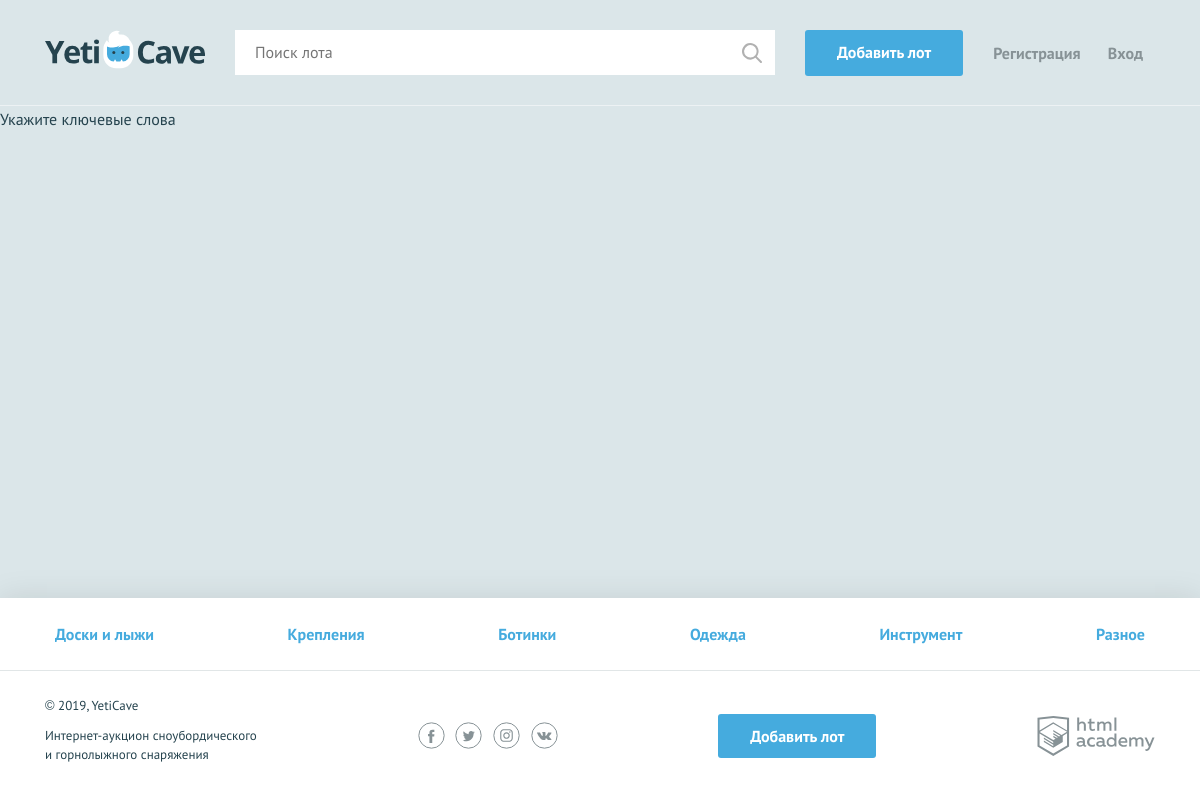
Screenshot of /search.php with the database file from the repository.
### tables this page shows
CREATE TABLE category (
	id          INT AUTO_INCREMENT PRIMARY KEY,
	name        VARCHAR(64) NOT NULL,
	symbol_code VARCHAR(64) NOT NULL
);

### helpers.php (called while the page is built, shortened)
<?php
function db_get_prepare_stmt($link, $sql, $data = []) {
    $stmt = mysqli_prepare($link, $sql);
    return $stmt;
}
function include_template($name, array $data = []) {
    $name = 'templates/' . $name;
    extract($data);
    require $name;
    $result = ob_get_clean();
    return $result;
}

### functions.php (called while the page is built, shortened)
<?php
function db_fetch_data($link, $sql, $data = []) {
    $stmt = db_get_prepare_stmt($link, $sql, $data);
    mysqli_stmt_execute($stmt);
    $res = mysqli_stmt_get_result($stmt);
    return $res;
};
function get_categories($link) {
    $sql = 'SELECT * FROM category';
    return $categories = mysqli_fetch_all(db_fetch_data($link, $sql), MYSQLI_ASSOC);
};
function get_layout($content, $title, $user_name, $categories) {
    return $layout = include_template('layout.php', [
        'page_content' => $content,
        'page_title' => $title,
        'user_name' => $user_name,
        'categories' => $categories,
    ]);
};
?>

### templates/layout.php (the view, shortened to what this page needs)
<!DOCTYPE html>
<html lang="ru">
<head>
    <link href="../css/normalize.min.css" rel="stylesheet">
    <link href="../css/style.css" rel="stylesheet">
    <link href="<?=$flatpickr; ?>" rel="stylesheet">
</head>
<body>
<div class="page-wrapper">
<header class="main-header">
    <div class="main-header__container container">
        <a class="main-header__logo" href="index.php">
            <img src="../img/logo.svg" width="160" height="39" alt="Логотип компании YetiCave">
        </a>
        <form class="main-header__search" method="get" action="search.php" autocomplete="off">
            <input type="search" name="search" placeholder="Поиск лота">
            <input class="main-header__search-btn" type="submit" name="find" value="Найти">
        </form>
        <a class="main-header__add-lot button" href="add.php">Добавить лот</a>
        <nav class="user-menu">
            <?php if (isset($user_name)): ?>
                <div class="user-menu__logged">
                    <p><?=$user_name; ?></p>
                    <a class="user-menu__bets" href="my-bets.php">Мои ставки</a>
                    <a class="user-menu__logout" href="logout.php">Выход</a>
                </div>
            <?php else: ?>
                <ul class="user-menu__list">
                    <li class="user-menu__item">
                        <a href="sign-up.php">Регистрация</a>
                    </li>
                    <li class="user-menu__item">
                        <a href="login.php">Вход</a>
                    </li>
                </ul>
            <?php endif; ?>
        </nav>
    </div>
</header>
<main class="<?=$main_class ? $main_class : ""; ?>">
    <?=$page_content; ?>
</main>
</div>
<footer class="main-footer">
    <nav class="nav">
        <ul class="nav__list container">
            <? foreach ($categories as $value): ?>
                <li class="nav__item">
                    <a href="pages/all-lots.html"><?=$value['name']; ?></a>
                </li>
            <? endforeach; ?>
        </ul>
    </nav>
    <div class="main-footer__bottom container">
        <div class="main-footer__copyright">
            <p>© 2019, YetiCave</p>
            <p>Интернет-аукцион сноубордического и горнолыжного снаряжения</p>
        </div>
        <div class="main-footer__social social">
            <a class="social__link social__link--facebook" href="#">
            </a>
            <a class="social__link social__link--twitter" href="#">
            </a>
            <a class="social__link social__link--instagram" href="#">
            </a>
            <a class="social__link social__link--vkontakte" href="#">
            </a>
        </div>
        <a class="main-footer__add-lot button" href="add-lot.html">Добавить лот</a>
        <div class="main-footer__developed-by">
            <a class="logo-academy" href="https://htmlacademy.ru/intensive/php">
            </a>
        </div>
    </div>
</footer>
</body>
</html>

### css/style.css (style rules this page uses)
html, body { height: 100%; }
.page-wrapper { display: flex; flex-direction: column; min-height: 100%; margin-bottom: -202px; }
.page-wrapper::after { content: ""; display: block; }
.page-wrapper::after { height: 85px; }
main { margin-bottom: 202px; }
body { min-width: 1140px; background-color: #dbe6e9; font-family: "PT Sans", sans-serif; font-weight: 400; font-size: 16px; line-height: 26px; color: #25434e; }
a { text-decoration: none; }
.container { width: 1110px; margin: 0 auto; padding: 0 15px; }
.button { display: block; padding: 9px 32px; background-color: #45abde; color: #ffffff; text-align: center; font-weight: 700; border: none; border-radius: 3px; }
.main-header { padding: 30px 0 29px; border-bottom: 1px solid rgba(255, 255, 255, 0.5); }
.main-header__container { display: -webkit-flex; display: -ms-flexbox; display: flex; -webkit-justify-content: flex-start; -ms-flex-pack: start; justify-content: flex-start; }
.main-header__logo { display: block; margin-right: 30px; }
.main-header__search { position: relative; width: 540px; margin-right: 30px; }
.main-header__search input[type="search"] { width: 100%; padding: 8px 19px 9px 19px; border: 1px solid #ffffff; }
.main-header__search-btn { content: ""; position: absolute; top: 3px; right: 3px; width: 20px; height: 20px; padding: 20px; background: url("../img/search.svg") center no-repeat; opacity: 0.3; border: 0; font-size: 0; }
.main-header__add-lot { max-width: 160px; margin-right: 30px; }
.user-menu__list { display: -webkit-flex; display: -ms-flexbox; display: flex; -webkit-justify-content: space-between; -ms-flex-pack: justify; justify-content: space-between; -webkit-flex-wrap: wrap; -ms-flex-wrap: wrap; flex-wrap: wrap; width: 150px; margin: 0; margin-top: 10px; padding: 0; list-style: none; }
.user-menu__item a { color: #879296; font-weight: 700; }
.user-menu { display: -webkit-flex; display: -ms-flexbox; display: flex; }
.main-footer { background-color: #ffffff; box-shadow: 0 0 30px 0 rgba(0, 0, 0, 0.1); }
.main-footer__bottom { display: -webkit-flex; display: -ms-flexbox; display: flex; -webkit-justify-content: space-between; -ms-flex-pack: justify; justify-content: space-between; -webkit-align-items: center; -ms-flex-align: center; align-items: center; padding: 25px 0; }
.main-footer__copyright { max-width: 212px; }
.main-footer__copyright p { margin: 0; margin-bottom: 11px; font-size: 13px; line-height: 19px; }
.main-footer__social { width: 140px; }
.social { display: -webkit-flex; display: -ms-flexbox; display: flex; -webkit-justify-content: space-between; -ms-flex-pack: justify; justify-content: space-between; -webkit-flex-wrap: wrap; -ms-flex-wrap: wrap; flex-wrap: wrap; }
.social__link { width: 27px; height: 27px; }
.logo-academy { display: block; width: 118px; height: 40px; }
.nav { background-color: #ffffff; border-bottom: 1px solid #e1e6e7; }
.nav__list { display: -webkit-flex; display: -ms-flexbox; display: flex; -webkit-justify-content: space-between; -ms-flex-pack: justify; justify-content: space-between; -webkit-flex-wrap: wrap; -ms-flex-wrap: wrap; flex-wrap: wrap; list-style: none; }
.nav__item a { position: relative; display: block; padding: 12px 10px; font-weight: 700; color: #45abde; }
.nav__item a::before { content: ""; display: none; position: absolute; bottom: 0; width: calc(100% - 20px); height: 3px; background-color: #e2e5e6; }
.main-footer .nav__item a { padding: 23px 10px; }

### rows the page displays
category: name "Доски и лыжи"
category: name "Крепления"
category: name "Ботинки"
category: name "Одежда"
category: name "Инструмент"
category: name "Разное"

### other values shown
$page_content "Укажите ключевые слова"
